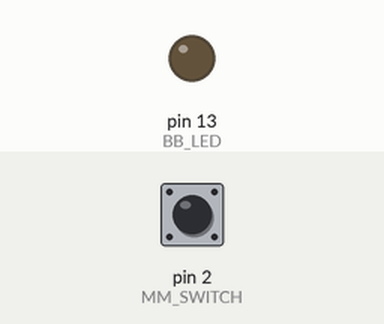
Simulated run of this sketch. Board: Arduino Uno, built with avr-gcc and run on an emulated ATmega328P. Shown: output pins drawn as LEDs (lit = HIGH). Inputs (shaded band) come from the test bench; at power-on: pin 2 (MM_SWITCH) LOW.

Above: at 1.2 s.
1.3 s: pin 2 (MM_SWITCH) pulled HIGH for 0.15 s
At 1.37 s:
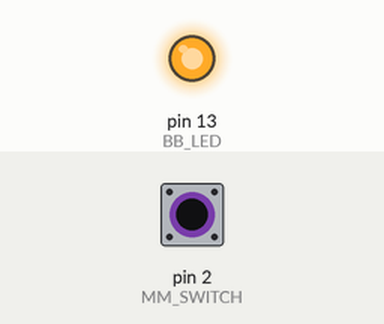
2.9 s: pin 2 (MM_SWITCH) pulled HIGH for 3.2 s
At 6.7 s:
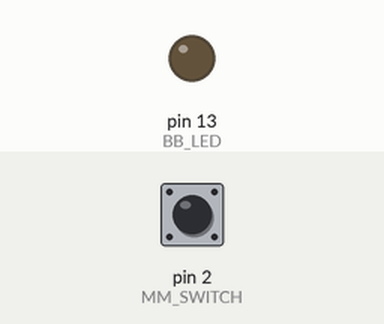
Timing chart, 0 to 8.2 s (numbered marks = the images above; inputs shaded):
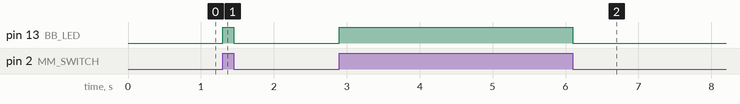

Measured:
- after the input at 1.3 s, pin 13 (BB_LED): LOW → HIGH at once, → LOW 0.15 s later
- after the input at 2.9 s, pin 13 (BB_LED): LOW → HIGH at once, → LOW 3.2 s later

The sketch:

OnOffWithSwitchIfElse.ino
```cpp
/*
  Turns an LED on or off based on the setting of a PushButton (Momentary) switch.

  The #define block is used to give names to the digital pin numbers.
  This makes your sketch (program) easier to read and maintain
*/

#define MM_SWITCH 2
#define BB_LED 13

// the setup function runs once when you press reset or power the board
void setup() {
  // initialize digital pin BB_LED as an output.

  pinMode(BB_LED, OUTPUT);
  pinMode(MM_SWITCH, INPUT);
}
// the loop function runs over and over again forever
void loop() {

  int SwitchState = 0;

  SwitchState = digitalRead(MM_SWITCH);

  if (SwitchState == HIGH)
    {
      digitalWrite(BB_LED, HIGH);  // turn the LED on (HIGH is the voltage level)
    }
  else
    {
      digitalWrite(BB_LED, LOW);   // turn the LED off by making the voltage LOW
    }
}
```
